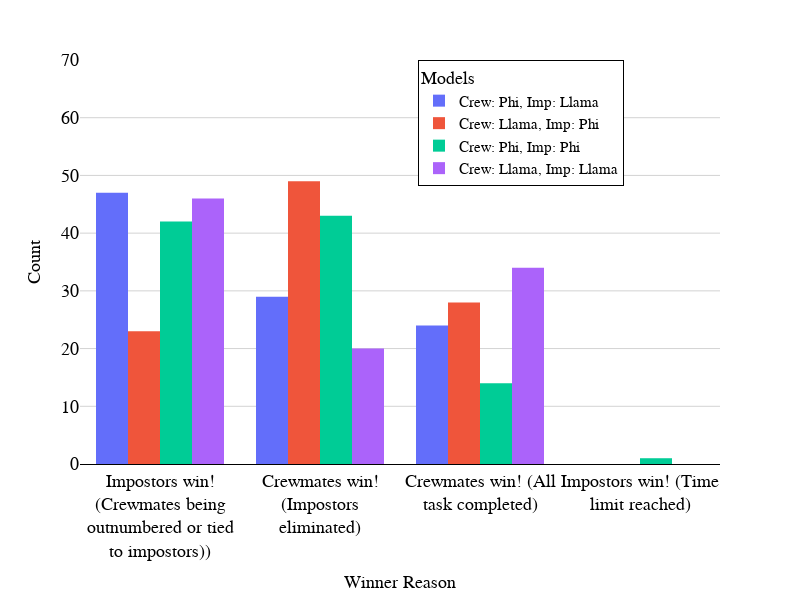

Source (notebook cell):
### Code cell
fig = px.histogram(
    combined_df, 
    x="Winner Reason",
    color="Models",
    title="", 
    barmode="group"
)

fig.update_layout(
    xaxis_title="Winner Reason",
    yaxis_title="Count",
    showlegend=True,
    autosize=False,
    width=1000,
    height=500,
    plot_bgcolor='white'
)

# show legend at fixed position
fig.update_layout(legend=dict(
    orientation="v",
    yanchor="top",
    y=1.02,
    xanchor="right",
    x=0.85
))

fig.update_layout({'plot_bgcolor': 'rgba(255, 255, 255, 1)',})
# show fine grid lines on both axes on both subplotsß
# fig.update_xaxes(showgrid=True, gridwidth=1, gridcolor='LightGray')
fig.update_yaxes(showgrid=True, gridwidth=1, gridcolor='LightGray')

# legend inside the plot in a box
fig.update_layout(legend=dict(x=0.85, y=1, traceorder="normal", bgcolor="white", bordercolor="black", borderwidth=1))

# width and height
fig.update_layout(width=800, height=600)

# make y axis start from 0
fig.update_yaxes(range=[0, 70])

# # ticks on both axes
# fig.update_xaxes(tickmode='linear', tick0=0, dtick=500)
# fig.update_yaxes(tickmode='linear', tick0=0, dtick=0.2)

# everthing latex font (for research paper)
fig.update_layout(font=dict(family='serif', size=15, color='black'))
fig.update_xaxes(title_font=dict(family='serif', size=18, color='black'))
fig.update_yaxes(title_font=dict(family='serif', size=18, color='black'))
fig.update_xaxes(tickfont=dict(family='serif', size=18, color='black'))
fig.update_yaxes(tickfont=dict(family='serif', size=18, color='black'))
fig.update_xaxes(showline=True, linewidth=1, linecolor='black', mirror=False)

fig.update_xaxes(tickangle=0)
fig.show()

### Figure 1 — Plotly figure (JSON) as saved in the notebook; plotly's stock layout.template omitted (floating-point values rounded to 4 significant figures)
{"data": [{"alignmentgroup": "True", "bingroup": "x", "hovertemplate": "Models=Crew: Phi, Imp: Llama<br>Winner Reason=%{x}<br>count=%{y}<extra></extra>", "legendgroup": "Crew: Phi, Imp: Llama", "marker": {"color": "#636efa", "pattern": {"shape": ""}}, "name": "Crew: Phi, Imp: Llama", "offsetgroup": "Crew: Phi, Imp: Llama", "orientation": "v", "showlegend": true, "type": "histogram", "x": ["Impostors win!<br>(Crewmates being<br>outnumbered or tied<br>to impostors))", "Impostors win!<br>(Crewmates being<br>outnumbered or tied<br>to impostors))", "Impostors win!<br>(Crewmates being<br>outnumbered or tied<br>to impostors))", "Impostors win!<br>(Crewmates being<br>outnumbered or tied<br>to impostors))", "Crewmates win!<br>(Impostors<br>eliminated)", "Impostors win!<br>(Crewmates being<br>outnumbered or tied<br>to impostors))", "Crewmates win! (All<br>task completed)", "Impostors win!<br>(Crewmates being<br>outnumbered or tied<br>to impostors))", "Impostors win!<br>(Crewmates being<br>outnumbered or tied<br>to impostors))", "Crewmates win! (All<br>task completed)", "Crewmates win!<br>(Impostors<br>eliminated)", "Crewmates win! (All<br>task completed)", "Impostors win!<br>(Crewmates being<br>outnumbered or tied<br>to impostors))", "Impostors win!<br>(Crewmates being<br>outnumbered or tied<br>to impostors))", "Impostors win!<br>(Crewmates being<br>outnumbered or tied<br>to impostors))", "Impostors win!<br>(Crewmates being<br>outnumbered or tied<br>to impostors))", "Impostors win!<br>(Crewmates being<br>outnumbered or tied<br>to impostors))", "Crewmates win!<br>(Impostors<br>eliminated)", "Impostors win!<br>(Crewmates being<br>outnumbered or tied<br>to impostors))", "Impostors win!<br>(Crewmates being<br>outnumbered or tied<br>to impostors))", "Impostors win!<br>(Crewmates being<br>outnumbered or tied<br>to impostors))", "Impostors win!<br>(Crewmates being<br>outnumbered or tied<br>to impostors))", "Impostors win!<br>(Crewmates being<br>outnumbered or tied<br>to impostors))", "Crewmates win! (All<br>task completed)", "Impostors win!<br>(Crewmates being<br>outnumbered or tied<br>to impostors))", "Crewmates win! (All<br>task completed)", "Impostors win!<br>(Crewmates being<br>outnumbered or tied<br>to impostors))", "Crewmates win! (All<br>task completed)", "Impostors win!<br>(Crewmates being<br>outnumbered or tied<br>to impostors))", "Crewmates win! (All<br>task completed)", "Crewmates win! (All<br>task completed)", "Crewmates win!<br>(Impostors<br>eliminated)", "Impostors win!<br>(Crewmates being<br>outnumbered or tied<br>to impostors))", "Impostors win!<br>(Crewmates being<br>outnumbered or tied<br>to impostors))", "Crewmates win!<br>(Impostors<br>eliminated)", "Crewmates win! (All<br>task completed)", "Impostors win!<br>(Crewmates being<br>outnumbered or tied<br>to impostors))", "Impostors win!<br>(Crewmates being<br>outnumbered or tied<br>to impostors))", "Impostors win!<br>(Crewmates being<br>outnumbered or tied<br>to impostors))", "Crewmates win! (All<br>task completed)", "Impostors win!<br>(Crewmates being<br>outnumbered or tied<br>to impostors))", "Crewmates win!<br>(Impostors<br>eliminated)", "Crewmates win!<br>(Impostors<br>eliminated)", "Impostors win!<br>(Crewmates being<br>outnumbered or tied<br>to impostors))", "Impostors win!<br>(Crewmates being<br>outnumbered or tied<br>to impostors))", "Impostors win!<br>(Crewmates being<br>outnumbered or tied<br>to impostors))", "Crewmates win! (All<br>task completed)", "Crewmates win! (All<br>task completed)", "Crewmates win!<br>(Impostors<br>eliminated)", "Impostors win!<br>(Crewmates being<br>outnumbered or tied<br>to impostors))", "Impostors win!<br>(Crewmates being<br>outnumbered or tied<br>to impostors))", "Crewmates win!<br>(Impostors<br>eliminated)", "Crewmates win! (All<br>task completed)", "Crewmates win! (All<br>task completed)", "Impostors win!<br>(Crewmates being<br>outnumbered or tied<br>to impostors))", "Impostors win!<br>(Crewmates being<br>outnumbered or tied<br>to impostors))", "Impostors win!<br>(Crewmates being<br>outnumbered or tied<br>to impostors))", "Impostors win!<br>(Crewmates being<br>outnumbered or tied<br>to impostors))", "Crewmates win!<br>(Impostors<br>eliminated)", "Crewmates win!<br>(Impostors<br>eliminated)", "Crewmates win!<br>(Impostors<br>eliminated)", "Crewmates win!<br>(Impostors<br>eliminated)", "Impostors win!<br>(Crewmates being<br>outnumbered or tied<br>to impostors))", "Crewmates win! (All<br>task completed)", "Crewmates win!<br>(Impostors<br>eliminated)", "Impostors win!<br>(Crewmates being<br>outnumbered or tied<br>to impostors))", "Impostors win!<br>(Crewmates being<br>outnumbered or tied<br>to impostors))", "Impostors win!<br>(Crewmates being<br>outnumbered or tied<br>to impostors))", "Crewmates win!<br>(Impostors<br>eliminated)", "Crewmates win!<br>(Impostors<br>eliminated)", "Crewmates win!<br>(Impostors<br>eliminated)", "Impostors win!<br>(Crewmates being<br>outnumbered or tied<br>to impostors))", "Crewmates win!<br>(Impostors<br>eliminated)", "Crewmates win! (All<br>task completed)", "Crewmates win!<br>(Impostors<br>eliminated)", "Crewmates win! (All<br>task completed)", "Crewmates win!<br>(Impostors<br>eliminated)", "Crewmates win! (All<br>task completed)", "Crewmates win! (All<br>task completed)", "Crewmates win!<br>(Impostors<br>eliminated)", "Crewmates win! (All<br>task completed)", "Impostors win!<br>(Crewmates being<br>outnumbered or tied<br>to impostors))", "Crewmates win!<br>(Impostors<br>eliminated)", "Crewmates win!<br>(Impostors<br>eliminated)", "Impostors win!<br>(Crewmates being<br>outnumbered or tied<br>to impostors))", "Impostors win!<br>(Crewmates being<br>outnumbered or tied<br>to impostors))", "Crewmates win!<br>(Impostors<br>eliminated)", "Crewmates win!<br>(Impostors<br>eliminated)", "Crewmates win!<br>(Impostors<br>eliminated)", "Crewmates win! (All<br>task completed)", "Crewmates win!<br>(Impostors<br>eliminated)", "Impostors win!<br>(Crewmates being<br>outnumbered or tied<br>to impostors))", "Impostors win!<br>(Crewmates being<br>outnumbered or tied<br>to impostors))", "Impostors win!<br>(Crewmates being<br>outnumbered or tied<br>to impostors))", "Crewmates win! (All<br>task completed)", "Crewmates win! (All<br>task completed)", "Impostors win!<br>(Crewmates being<br>outnumbered or tied<br>to impostors))", "Crewmates win!<br>(Impostors<br>eliminated)", "Crewmates win! (All<br>task completed)", "Crewmates win!<br>(Impostors<br>eliminated)"], "xaxis": "x", "yaxis": "y"}, {"alignmentgroup": "True", "bingroup": "x", "hovertemplate": "Models=Crew: Llama, Imp: Phi<br>Winner Reason=%{x}<br>count=%{y}<extra></extra>", "legendgroup": "Crew: Llama, Imp: Phi", "marker": {"color": "#EF553B", "pattern": {"shape": ""}}, "name": "Crew: Llama, Imp: Phi", "offsetgroup": "Crew: Llama, Imp: Phi", "orientation": "v", "showlegend": true, "type": "histogram", "x": ["Impostors win!<br>(Crewmates being<br>outnumbered or tied<br>to impostors))", "Impostors win!<br>(Crewmates being<br>outnumbered or tied<br>to impostors))", "Impostors win!<br>(Crewmates being<br>outnumbered or tied<br>to impostors))", "Impostors win!<br>(Crewmates being<br>outnumbered or tied<br>to impostors))", "Impostors win!<br>(Crewmates being<br>outnumbered or tied<br>to impostors))", "Crewmates win! (All<br>task completed)", "Impostors win!<br>(Crewmates being<br>outnumbered or tied<br>to impostors))", "Crewmates win!<br>(Impostors<br>eliminated)", "Impostors win!<br>(Crewmates being<br>outnumbered or tied<br>to impostors))", "Crewmates win! (All<br>task completed)", "Impostors win!<br>(Crewmates being<br>outnumbered or tied<br>to impostors))", "Crewmates win!<br>(Impostors<br>eliminated)", "Crewmates win! (All<br>task completed)", "Crewmates win!<br>(Impostors<br>eliminated)", "Crewmates win!<br>(Impostors<br>eliminated)", "Crewmates win! (All<br>task completed)", "Crewmates win!<br>(Impostors<br>eliminated)", "Crewmates win!<br>(Impostors<br>eliminated)", "Impostors win!<br>(Crewmates being<br>outnumbered or tied<br>to impostors))", "Crewmates win!<br>(Impostors<br>eliminated)", "Impostors win!<br>(Crewmates being<br>outnumbered or tied<br>to impostors))", "Impostors win!<br>(Crewmates being<br>outnumbered or tied<br>to impostors))", "Crewmates win!<br>(Impostors<br>eliminated)", "Crewmates win! (All<br>task completed)", "Crewmates win! (All<br>task completed)", "Impostors win!<br>(Crewmates being<br>outnumbered or tied<br>to impostors))", "Crewmates win!<br>(Impostors<br>eliminated)", "Crewmates win!<br>(Impostors<br>eliminated)", "Crewmates win! (All<br>task completed)", "Crewmates win!<br>(Impostors<br>eliminated)", "Crewmates win!<br>(Impostors<br>eliminated)", "Crewmates win! (All<br>task completed)", "Impostors win!<br>(Crewmates being<br>outnumbered or tied<br>to impostors))", "Impostors win!<br>(Crewmates being<br>outnumbered or tied<br>to impostors))", "Crewmates win!<br>(Impostors<br>eliminated)", "Crewmates win!<br>(Impostors<br>eliminated)", "Crewmates win! (All<br>task completed)", "Crewmates win!<br>(Impostors<br>eliminated)", "Crewmates win! (All<br>task completed)", "Impostors win!<br>(Crewmates being<br>outnumbered or tied<br>to impostors))", "Crewmates win!<br>(Impostors<br>eliminated)", "Crewmates win!<br>(Impostors<br>eliminated)", "Crewmates win! (All<br>task completed)", "Crewmates win!<br>(Impostors<br>eliminated)", "Crewmates win!<br>(Impostors<br>eliminated)", "Impostors win!<br>(Crewmates being<br>outnumbered or tied<br>to impostors))", "Impostors win!<br>(Crewmates being<br>outnumbered or tied<br>to impostors))", "Crewmates win!<br>(Impostors<br>eliminated)", "Crewmates win!<br>(Impostors<br>eliminated)", "Crewmates win! (All<br>task completed)", "Crewmates win!<br>(Impostors<br>eliminated)", "Crewmates win!<br>(Impostors<br>eliminated)", "Crewmates win! (All<br>task completed)", "Crewmates win! (All<br>task completed)", "Crewmates win!<br>(Impostors<br>eliminated)", "Crewmates win!<br>(Impostors<br>eliminated)", "Crewmates win!<br>(Impostors<br>eliminated)", "Crewmates win!<br>(Impostors<br>eliminated)", "Crewmates win! (All<br>task completed)", "Crewmates win! (All<br>task completed)", "Crewmates win!<br>(Impostors<br>eliminated)", "Crewmates win! (All<br>task completed)", "Crewmates win!<br>(Impostors<br>eliminated)", "Crewmates win!<br>(Impostors<br>eliminated)", "Crewmates win! (All<br>task completed)", "Impostors win!<br>(Crewmates being<br>outnumbered or tied<br>to impostors))", "Crewmates win!<br>(Impostors<br>eliminated)", "Crewmates win!<br>(Impostors<br>eliminated)", "Crewmates win!<br>(Impostors<br>eliminated)", "Crewmates win! (All<br>task completed)", "Crewmates win!<br>(Impostors<br>eliminated)", "Crewmates win! (All<br>task completed)", "Crewmates win!<br>(Impostors<br>eliminated)", "Crewmates win!<br>(Impostors<br>eliminated)", "Crewmates win! (All<br>task completed)", "Crewmates win! (All<br>task completed)", "Crewmates win!<br>(Impostors<br>eliminated)", "Crewmates win!<br>(Impostors<br>eliminated)", "Crewmates win!<br>(Impostors<br>eliminated)", "Crewmates win!<br>(Impostors<br>eliminated)", "Crewmates win! (All<br>task completed)", "Crewmates win! (All<br>task completed)", "Crewmates win!<br>(Impostors<br>eliminated)", "Crewmates win!<br>(Impostors<br>eliminated)", "Impostors win!<br>(Crewmates being<br>outnumbered or tied<br>to impostors))", "Crewmates win! (All<br>task completed)", "Crewmates win!<br>(Impostors<br>eliminated)", "Crewmates win!<br>(Impostors<br>eliminated)", "Impostors win!<br>(Crewmates being<br>outnumbered or tied<br>to impostors))", "Impostors win!<br>(Crewmates being<br>outnumbered or tied<br>to impostors))", "Crewmates win!<br>(Impostors<br>eliminated)", "Crewmates win!<br>(Impostors<br>eliminated)", "Crewmates win! (All<br>task completed)", "Crewmates win!<br>(Impostors<br>eliminated)", "Crewmates win! (All<br>task completed)", "Crewmates win!<br>(Impostors<br>eliminated)", "Impostors win!<br>(Crewmates being<br>outnumbered or tied<br>to impostors))", "Impostors win!<br>(Crewmates being<br>outnumbered or tied<br>to impostors))", "Crewmates win!<br>(Impostors<br>eliminated)", "Crewmates win! (All<br>task completed)"], "xaxis": "x", "yaxis": "y"}, {"alignmentgroup": "True", "bingroup": "x", "hovertemplate": "Models=Crew: Phi, Imp: Phi<br>Winner Reason=%{x}<br>count=%{y}<extra></extra>", "legendgroup": "Crew: Phi, Imp: Phi", "marker": {"color": "#00cc96", "pattern": {"shape": ""}}, "name": "Crew: Phi, Imp: Phi", "offsetgroup": "Crew: Phi, Imp: Phi", "orientation": "v", "showlegend": true, "type": "histogram", "x": ["Impostors win!<br>(Crewmates being<br>outnumbered or tied<br>to impostors))", "Impostors win!<br>(Crewmates being<br>outnumbered or tied<br>to impostors))", "Impostors win!<br>(Crewmates being<br>outnumbered or tied<br>to impostors))", "Impostors win!<br>(Crewmates being<br>outnumbered or tied<br>to impostors))", "Impostors win!<br>(Crewmates being<br>outnumbered or tied<br>to impostors))", "Impostors win!<br>(Crewmates being<br>outnumbered or tied<br>to impostors))", "Impostors win!<br>(Crewmates being<br>outnumbered or tied<br>to impostors))", "Impostors win!<br>(Crewmates being<br>outnumbered or tied<br>to impostors))", "Impostors win!<br>(Crewmates being<br>outnumbered or tied<br>to impostors))", "Impostors win!<br>(Crewmates being<br>outnumbered or tied<br>to impostors))", "Crewmates win! (All<br>task completed)", "Crewmates win!<br>(Impostors<br>eliminated)", "Crewmates win!<br>(Impostors<br>eliminated)", "Impostors win!<br>(Crewmates being<br>outnumbered or tied<br>to impostors))", "Impostors win!<br>(Crewmates being<br>outnumbered or tied<br>to impostors))", "Crewmates win!<br>(Impostors<br>eliminated)", "Impostors win!<br>(Crewmates being<br>outnumbered or tied<br>to impostors))", "Crewmates win!<br>(Impostors<br>eliminated)", "Crewmates win!<br>(Impostors<br>eliminated)", "Crewmates win!<br>(Impostors<br>eliminated)", "Impostors win!<br>(Crewmates being<br>outnumbered or tied<br>to impostors))", "Crewmates win!<br>(Impostors<br>eliminated)", "Impostors win!<br>(Crewmates being<br>outnumbered or tied<br>to impostors))", "Impostors win!<br>(Crewmates being<br>outnumbered or tied<br>to impostors))", "Crewmates win! (All<br>task completed)", "Crewmates win!<br>(Impostors<br>eliminated)", "Impostors win!<br>(Crewmates being<br>outnumbered or tied<br>to impostors))", "Crewmates win!<br>(Impostors<br>eliminated)", "Crewmates win! (All<br>task completed)", "Crewmates win!<br>(Impostors<br>eliminated)", "Impostors win!<br>(Crewmates being<br>outnumbered or tied<br>to impostors))", "Crewmates win! (All<br>task completed)", "Crewmates win!<br>(Impostors<br>eliminated)", "Crewmates win!<br>(Impostors<br>eliminated)", "Impostors win!<br>(Crewmates being<br>outnumbered or tied<br>to impostors))", "Crewmates win!<br>(Impostors<br>eliminated)", "Crewmates win!<br>(Impostors<br>eliminated)", "Impostors win!<br>(Crewmates being<br>outnumbered or tied<br>to impostors))", "Impostors win!<br>(Crewmates being<br>outnumbered or tied<br>to impostors))", "Impostors win!<br>(Crewmates being<br>outnumbered or tied<br>to impostors))", "Crewmates win!<br>(Impostors<br>eliminated)", "Crewmates win!<br>(Impostors<br>eliminated)", "Crewmates win! (All<br>task completed)", "Crewmates win!<br>(Impostors<br>eliminated)", "Crewmates win!<br>(Impostors<br>eliminated)", "Crewmates win!<br>(Impostors<br>eliminated)", "Crewmates win!<br>(Impostors<br>eliminated)", "Impostors win!<br>(Crewmates being<br>outnumbered or tied<br>to impostors))", "Impostors win!<br>(Crewmates being<br>outnumbered or tied<br>to impostors))", "Impostors win!<br>(Crewmates being<br>outnumbered or tied<br>to impostors))", "Crewmates win!<br>(Impostors<br>eliminated)", "Impostors win!<br>(Crewmates being<br>outnumbered or tied<br>to impostors))", "Impostors win!<br>(Crewmates being<br>outnumbered or tied<br>to impostors))", "Crewmates win!<br>(Impostors<br>eliminated)", "Crewmates win!<br>(Impostors<br>eliminated)", "Crewmates win!<br>(Impostors<br>eliminated)", "Impostors win!<br>(Crewmates being<br>outnumbered or tied<br>to impostors))", "Impostors win!<br>(Crewmates being<br>outnumbered or tied<br>to impostors))", "Crewmates win!<br>(Impostors<br>eliminated)", "Crewmates win!<br>(Impostors<br>eliminated)", "Impostors win!<br>(Crewmates being<br>outnumbered or tied<br>to impostors))", "Crewmates win!<br>(Impostors<br>eliminated)", "Crewmates win!<br>(Impostors<br>eliminated)", "Impostors win!<br>(Crewmates being<br>outnumbered or tied<br>to impostors))", "Crewmates win!<br>(Impostors<br>eliminated)", "Crewmates win!<br>(Impostors<br>eliminated)", "Impostors win!<br>(Crewmates being<br>outnumbered or tied<br>to impostors))", "Crewmates win! (All<br>task completed)", "Crewmates win!<br>(Impostors<br>eliminated)", "Crewmates win!<br>(Impostors<br>eliminated)", "Impostors win!<br>(Crewmates being<br>outnumbered or tied<br>to impostors))", "Crewmates win!<br>(Impostors<br>eliminated)", "Crewmates win!<br>(Impostors<br>eliminated)", "Crewmates win! (All<br>task completed)", "Crewmates win!<br>(Impostors<br>eliminated)", "Crewmates win!<br>(Impostors<br>eliminated)", "Crewmates win! (All<br>task completed)", "Impostors win!<br>(Crewmates being<br>outnumbered or tied<br>to impostors))", "Impostors win!<br>(Crewmates being<br>outnumbered or tied<br>to impostors))", "Crewmates win!<br>(Impostors<br>eliminated)", "Impostors win!<br>(Crewmates being<br>outnumbered or tied<br>to impostors))", "Impostors win!<br>(Crewmates being<br>outnumbered or tied<br>to impostors))", "Crewmates win! (All<br>task completed)", "Crewmates win!<br>(Impostors<br>eliminated)", "Impostors win!<br>(Crewmates being<br>outnumbered or tied<br>to impostors))", "Crewmates win!<br>(Impostors<br>eliminated)", "Crewmates win! (All<br>task completed)", "Crewmates win! (All<br>task completed)", "Crewmates win! (All<br>task completed)", "Impostors win!<br>(Crewmates being<br>outnumbered or tied<br>to impostors))", "Impostors win!<br>(Crewmates being<br>outnumbered or tied<br>to impostors))", "Impostors win!<br>(Crewmates being<br>outnumbered or tied<br>to impostors))", "Crewmates win!<br>(Impostors<br>eliminated)", "Crewmates win!<br>(Impostors<br>eliminated)", "Crewmates win! (All<br>task completed)", "Crewmates win! (All<br>task completed)", "Impostors win!<br>(Crewmates being<br>outnumbered or tied<br>to impostors))", "Crewmates win!<br>(Impostors<br>eliminated)", "Crewmates win!<br>(Impostors<br>eliminated)", "Impostors win! (Time<br>limit reached)"], "xaxis": "x", "yaxis": "y"}, {"alignmentgroup": "True", "bingroup": "x", "hovertemplate": "Models=Crew: Llama, Imp: Llama<br>Winner Reason=%{x}<br>count=%{y}<extra></extra>", "legendgroup": "Crew: Llama, Imp: Llama", "marker": {"color": "#ab63fa", "pattern": {"shape": ""}}, "name": "Crew: Llama, Imp: Llama", "offsetgroup": "Crew: Llama, Imp: Llama", "orientation": "v", "showlegend": true, "type": "histogram", "x": ["Impostors win!<br>(Crewmates being<br>outnumbered or tied<br>to impostors))", "Impostors win!<br>(Crewmates being<br>outnumbered or tied<br>to impostors))", "Impostors win!<br>(Crewmates being<br>outnumbered or tied<br>to impostors))", "Impostors win!<br>(Crewmates being<br>outnumbered or tied<br>to impostors))", "Impostors win!<br>(Crewmates being<br>outnumbered or tied<br>to impostors))", "Crewmates win! (All<br>task completed)", "Crewmates win! (All<br>task completed)", "Impostors win!<br>(Crewmates being<br>outnumbered or tied<br>to impostors))", "Crewmates win! (All<br>task completed)", "Crewmates win! (All<br>task completed)", "Crewmates win! (All<br>task completed)", "Crewmates win! (All<br>task completed)", "Impostors win!<br>(Crewmates being<br>outnumbered or tied<br>to impostors))", "Impostors win!<br>(Crewmates being<br>outnumbered or tied<br>to impostors))", "Crewmates win! (All<br>task completed)", "Crewmates win! (All<br>task completed)", "Crewmates win! (All<br>task completed)", "Impostors win!<br>(Crewmates being<br>outnumbered or tied<br>to impostors))", "Impostors win!<br>(Crewmates being<br>outnumbered or tied<br>to impostors))", "Crewmates win! (All<br>task completed)", "Crewmates win! (All<br>task completed)", "Impostors win!<br>(Crewmates being<br>outnumbered or tied<br>to impostors))", "Impostors win!<br>(Crewmates being<br>outnumbered or tied<br>to impostors))", "Impostors win!<br>(Crewmates being<br>outnumbered or tied<br>to impostors))", "Crewmates win! (All<br>task completed)", "Impostors win!<br>(Crewmates being<br>outnumbered or tied<br>to impostors))", "Crewmates win! (All<br>task completed)", "Crewmates win! (All<br>task completed)", "Impostors win!<br>(Crewmates being<br>outnumbered or tied<br>to impostors))", "Crewmates win!<br>(Impostors<br>eliminated)", "Impostors win!<br>(Crewmates being<br>outnumbered or tied<br>to impostors))", "Crewmates win! (All<br>task completed)", "Impostors win!<br>(Crewmates being<br>outnumbered or tied<br>to impostors))", "Impostors win!<br>(Crewmates being<br>outnumbered or tied<br>to impostors))", "Impostors win!<br>(Crewmates being<br>outnumbered or tied<br>to impostors))", "Impostors win!<br>(Crewmates being<br>outnumbered or tied<br>to impostors))", "Impostors win!<br>(Crewmates being<br>outnumbered or tied<br>to impostors))", "Impostors win!<br>(Crewmates being<br>outnumbered or tied<br>to impostors))", "Impostors win!<br>(Crewmates being<br>outnumbered or tied<br>to impostors))", "Impostors win!<br>(Crewmates being<br>outnumbered or tied<br>to impostors))", "Crewmates win! (All<br>task completed)", "Impostors win!<br>(Crewmates being<br>outnumbered or tied<br>to impostors))", "Impostors win!<br>(Crewmates being<br>outnumbered or tied<br>to impostors))", "Crewmates win! (All<br>task completed)", "Crewmates win! (All<br>task completed)", "Impostors win!<br>(Crewmates being<br>outnumbered or tied<br>to impostors))", "Impostors win!<br>(Crewmates being<br>outnumbered or tied<br>to impostors))", "Impostors win!<br>(Crewmates being<br>outnumbered or tied<br>to impostors))", "Impostors win!<br>(Crewmates being<br>outnumbered or tied<br>to impostors))", "Crewmates win! (All<br>task completed)", "Crewmates win! (All<br>task completed)", "Crewmates win!<br>(Impostors<br>eliminated)", "Impostors win!<br>(Crewmates being<br>outnumbered or tied<br>to impostors))", "Impostors win!<br>(Crewmates being<br>outnumbered or tied<br>to impostors))", "Crewmates win!<br>(Impostors<br>eliminated)", "Impostors win!<br>(Crewmates being<br>outnumbered or tied<br>to impostors))", "Crewmates win! (All<br>task completed)", "Crewmates win! (All<br>task completed)", "Crewmates win!<br>(Impostors<br>eliminated)", "Crewmates win!<br>(Impostors<br>eliminated)", "Crewmates win! (All<br>task completed)", "Impostors win!<br>(Crewmates being<br>outnumbered or tied<br>to impostors))", "Crewmates win! (All<br>task completed)", "Crewmates win!<br>(Impostors<br>eliminated)", "Crewmates win!<br>(Impostors<br>eliminated)", "Crewmates win!<br>(Impostors<br>eliminated)", "Crewmates win!<br>(Impostors<br>eliminated)", "Crewmates win! (All<br>task completed)", "Impostors win!<br>(Crewmates being<br>outnumbered or tied<br>to impostors))", "Impostors win!<br>(Crewmates being<br>outnumbered or tied<br>to impostors))", "Crewmates win!<br>(Impostors<br>eliminated)", "Impostors win!<br>(Crewmates being<br>outnumbered or tied<br>to impostors))", "Crewmates win! (All<br>task completed)", "Crewmates win!<br>(Impostors<br>eliminated)", "Crewmates win! (All<br>task completed)", "Crewmates win!<br>(Impostors<br>eliminated)", "Crewmates win! (All<br>task completed)", "Crewmates win!<br>(Impostors<br>eliminated)", "Crewmates win! (All<br>task completed)", "Impostors win!<br>(Crewmates being<br>outnumbered or tied<br>to impostors))", "Impostors win!<br>(Crewmates being<br>outnumbered or tied<br>to impostors))", "Crewmates win!<br>(Impostors<br>eliminated)", "Crewmates win!<br>(Impostors<br>eliminated)", "Impostors win!<br>(Crewmates being<br>outnumbered or tied<br>to impostors))", "Crewmates win! (All<br>task completed)", "Crewmates win!<br>(Impostors<br>eliminated)", "Impostors win!<br>(Crewmates being<br>outnumbered or tied<br>to impostors))", "Crewmates win!<br>(Impostors<br>eliminated)", "Crewmates win!<br>(Impostors<br>eliminated)", "Crewmates win! (All<br>task completed)", "Crewmates win! (All<br>task completed)", "Impostors win!<br>(Crewmates being<br>outnumbered or tied<br>to impostors))", "Crewmates win! (All<br>task completed)", "Crewmates win!<br>(Impostors<br>eliminated)", "Impostors win!<br>(Crewmates being<br>outnumbered or tied<br>to impostors))", "Impostors win!<br>(Crewmates being<br>outnumbered or tied<br>to impostors))", "Impostors win!<br>(Crewmates being<br>outnumbered or tied<br>to impostors))", "Impostors win!<br>(Crewmates being<br>outnumbered or tied<br>to impostors))", "Crewmates win!<br>(Impostors<br>eliminated)", "Crewmates win! (All<br>task completed)"], "xaxis": "x", "yaxis": "y"}], "layout": {"autosize": false, "barmode": "group", "font": {"color": "black", "family": "serif", "size": 15}, "height": 600, "legend": {"bgcolor": "white", "bordercolor": "black", "borderwidth": 1, "orientation": "v", "title": {"text": "Models"}, "tracegroupgap": 0, "traceorder": "normal", "x": 0.85, "xanchor": "right", "y": 1, "yanchor": "top"}, "margin": {"t": 60}, "plot_bgcolor": "rgba(255, 255, 255, 1)", "showlegend": true, "width": 800, "xaxis": {"anchor": "y", "domain": [0, 1], "linecolor": "black", "linewidth": 1, "mirror": false, "showline": true, "tickangle": 0, "tickfont": {"color": "black", "family": "serif", "size": 18}, "title": {"font": {"color": "black", "family": "serif", "size": 18}, "text": "Winner Reason"}}, "yaxis": {"anchor": "x", "domain": [0, 1], "gridcolor": "LightGray", "gridwidth": 1, "range": [0, 70], "showgrid": true, "tickfont": {"color": "black", "family": "serif", "size": 18}, "title": {"font": {"color": "black", "family": "serif", "size": 18}, "text": "Count"}}}}
